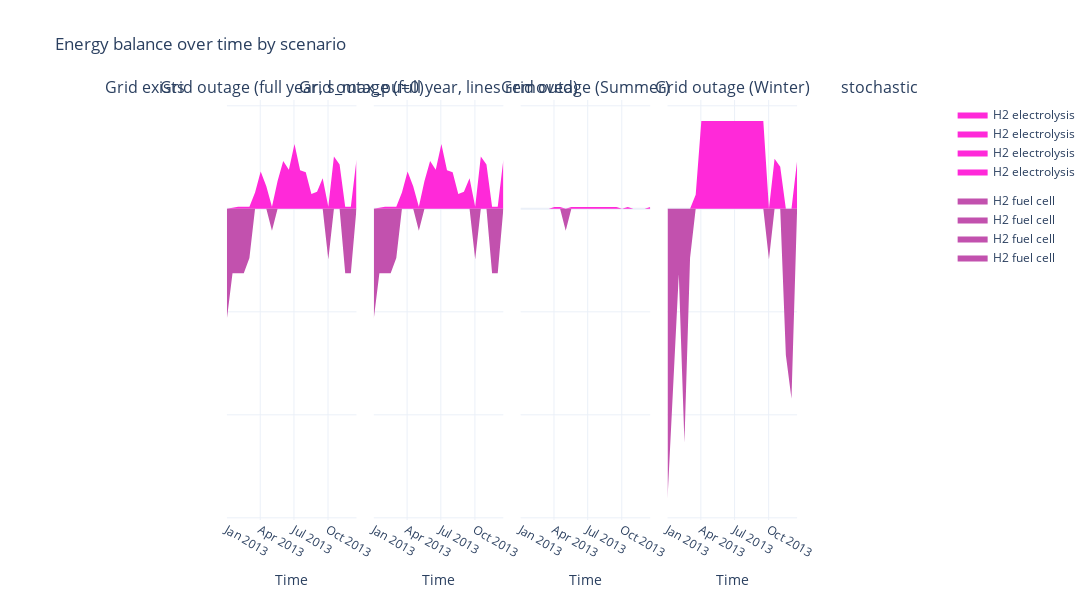

This figure's notebook cell:
### Code cell
# Extract time series energy balances with groupby_time=False
energy_balances_ts = pd.concat([
    extract_energy_balance_time(n1, bus_carrier="H2").assign(scenario="grid"),
    extract_energy_balance_time(n2, bus_carrier="H2").assign(scenario="maxpu0"),
    extract_energy_balance_time(n3, bus_carrier="H2").assign(scenario="removed"),
    extract_energy_balance_time(n4, bus_carrier="H2").assign(scenario="outage_summer"),
    extract_energy_balance_time(n5, bus_carrier="H2").assign(scenario="outage_winter"),
    extract_energy_balance_time(n6, bus_carrier="H2").assign(scenario="stochastic"),
], ignore_index=True)

# The data comes in wide format with snapshots as columns
# We need to reshape it to long format for the plotting function
id_vars = [col for col in energy_balances_ts.columns if col not in n1.snapshots and col != 'scenario']
energy_balances_ts_long = energy_balances_ts.melt(
    id_vars=id_vars + ['scenario'],
    var_name='snapshot',
    value_name='energy'
)

# Convert energy from MWh to GWh for better readability
energy_balances_ts_long["energy_GWh"] = energy_balances_ts_long["energy"] / 1e3

fig_eb_area = create_stacked_area_plot(
    energy_balances_ts_long,
    time_col="snapshot",
    scenario_col="scenario",
    value_col="energy_GWh",
    carrier_col="carrier",
    carrier_colors=carrier_color_map,
    scenario_labels=scenario_labels,
    title="Energy balance over time by scenario",
    yaxis_title="Power (GWh per timestep)",
    width=2400,
)
fig_eb_area.show()
